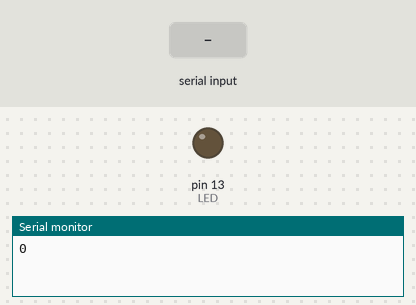
A sketch run on a simulated Arduino Uno, built with avr-gcc and run on an emulated ATmega328P. Shown: output pins drawn as LEDs (lit = HIGH), the last lines printed to the serial monitor. The inputs (shaded band) are chosen by the test bench.

Above: at 1.2 s.
1.3 s: "1" received over Serial
At 2.5 s:
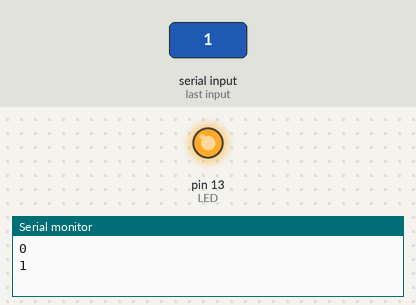
2.8 s: "0" received over Serial
At 3.8 s:
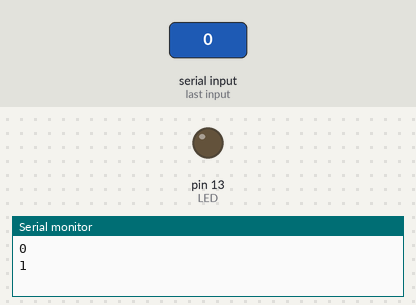
Timing chart, 0 to 5.8 s (numbered marks = the images above; inputs shaded):
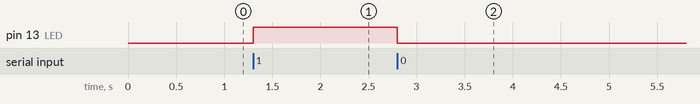

Measured:
- after the input at 1.3 s, pin 13 (LED): LOW → HIGH at once
- after the input at 2.8 s, pin 13 (LED): HIGH → LOW at once

The sketch:

arduino_uno_02.ino
```cpp
int LED = 13;
int val ;
void setup() {
  pinMode(LED, OUTPUT);
  Serial.begin(9600);
}
void loop() {
  Serial.println("0"); //送出字元 0
  reback_blink(); //執行副程式 reback_blink();
  delay(1000);
  Serial.println("1"); //送出字元 0
  reback_blink(); //執行副程式 reback_blink();
  delay(1000);
}

void reback_blink() { //此副程式中的註解拿掉，可以用在單獨對電腦的測試
  while (!Serial.available()) {
    /*Serial.println("wait");*/
  }
  if (Serial.available()) {
    val = Serial.read();
    if (val == '1') {
      digitalWrite(LED, HIGH);
      //Serial.println("one");
    }
    if (val == '0') {
      digitalWrite(LED, LOW);
      //Serial.println("zero");
    }
  }
}
```
